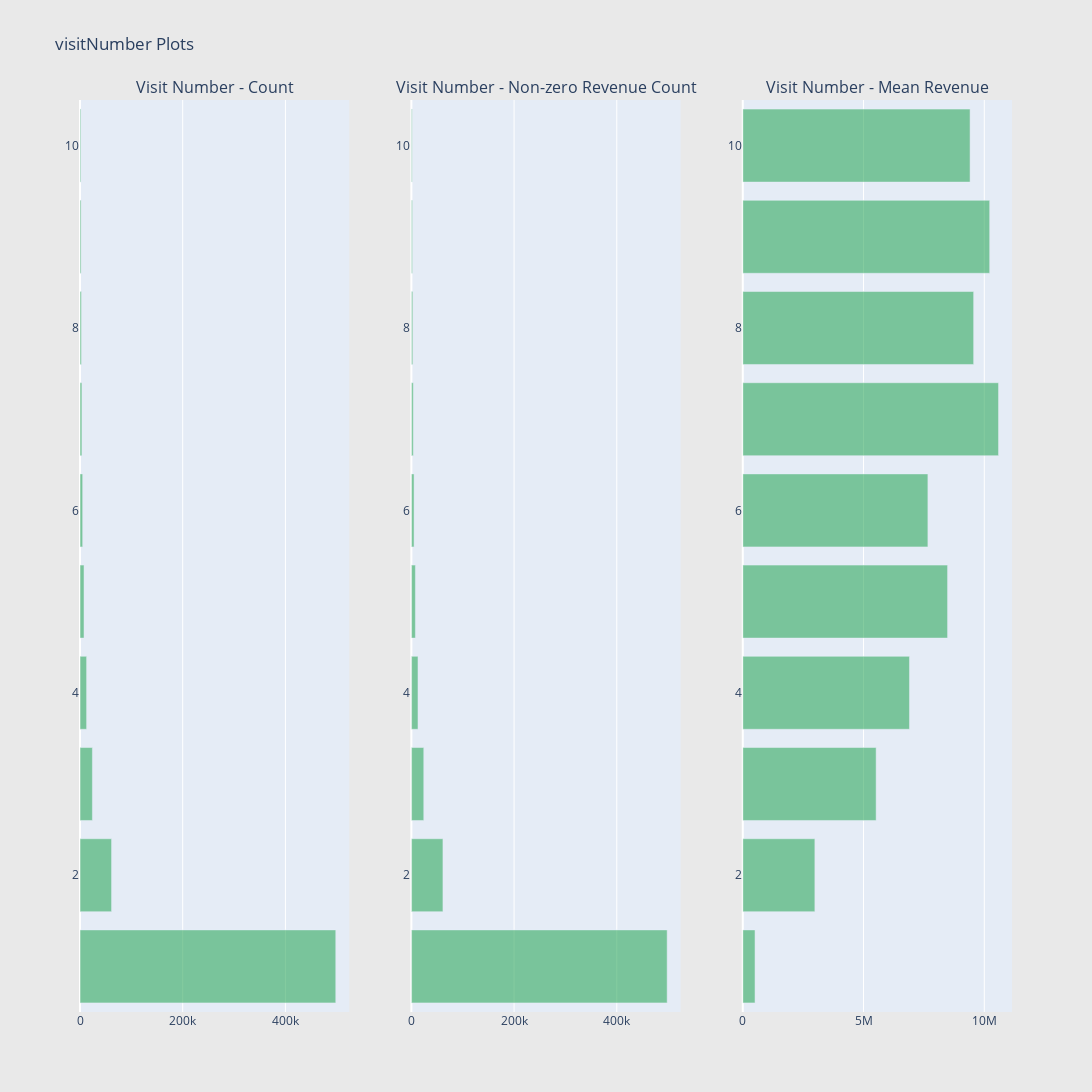

Notebook code cell kept with this figure:
### Code cell
cnt_srs = df.groupby('visitNumber')['totals_transactionRevenue'].agg(['size', 'count', 'mean'])
cnt_srs.columns = ["count", "count of non-zero revenue", "mean"]
cnt_srs = cnt_srs.sort_values(by="count", ascending=False)
trace1 = horizontal_bar_chart(cnt_srs["count"].head(10), 'rgba(50, 171, 96, 0.6)')
trace2 = horizontal_bar_chart(cnt_srs["count of non-zero revenue"].head(10), 'rgba(50, 171, 96, 0.6)')
trace3 = horizontal_bar_chart(cnt_srs["mean"].head(10), 'rgba(50, 171, 96, 0.6)')

# Creating two subplots
fig = tools.make_subplots(rows=1, cols=3, vertical_spacing=0.04, 
                          subplot_titles=["Visit Number - Count", "Visit Number - Non-zero Revenue Count", "Visit Number - Mean Revenue"])

fig.append_trace(trace1, 1, 1)
fig.append_trace(trace2, 1, 2)
fig.append_trace(trace3, 1, 3)


fig['layout'].update(height=1200, width=1200, paper_bgcolor='rgb(233,233,233)', title="visitNumber Plots")
iplot(fig, filename='visitNumber-plots')

### Figure 1 — Plotly figure (JSON) as saved in the notebook; plotly's stock layout.template omitted (floating-point values rounded to 4 significant figures)
{"data": [{"marker": {"color": "rgba(50, 171, 96, 0.6)"}, "orientation": "h", "showlegend": false, "type": "bar", "x": [1657, 2146, 2782, 3713, 5224, 7827, 12879, 24120, 61463, 498095], "xaxis": "x", "y": [10, 9, 8, 7, 6, 5, 4, 3, 2, 1], "yaxis": "y"}, {"marker": {"color": "rgba(50, 171, 96, 0.6)"}, "orientation": "h", "showlegend": false, "type": "bar", "x": [1657, 2146, 2782, 3713, 5224, 7827, 12879, 24120, 61463, 498095], "xaxis": "x2", "y": [10, 9, 8, 7, 6, 5, 4, 3, 2, 1], "yaxis": "y2"}, {"marker": {"color": "rgba(50, 171, 96, 0.6)"}, "orientation": "h", "showlegend": false, "type": "bar", "x": [9412000.0, 10220000.0, 9560000.0, 10590000.0, 7665000.0, 8480000.0, 6903000.0, 5522000.0, 2986000.0, 508100.0], "xaxis": "x3", "y": [10, 9, 8, 7, 6, 5, 4, 3, 2, 1], "yaxis": "y3"}], "layout": {"annotations": [{"font": {"size": 16}, "showarrow": false, "text": "Visit Number - Count", "x": 0.1444, "xanchor": "center", "xref": "paper", "y": 1, "yanchor": "bottom", "yref": "paper"}, {"font": {"size": 16}, "showarrow": false, "text": "Visit Number - Non-zero Revenue Count", "x": 0.5, "xanchor": "center", "xref": "paper", "y": 1, "yanchor": "bottom", "yref": "paper"}, {"font": {"size": 16}, "showarrow": false, "text": "Visit Number - Mean Revenue", "x": 0.8556, "xanchor": "center", "xref": "paper", "y": 1, "yanchor": "bottom", "yref": "paper"}], "height": 1200, "paper_bgcolor": "rgb(233,233,233)", "title": {"text": "visitNumber Plots"}, "width": 1200, "xaxis": {"anchor": "y", "domain": [0, 0.2889]}, "xaxis2": {"anchor": "y2", "domain": [0.3556, 0.6444]}, "xaxis3": {"anchor": "y3", "domain": [0.7111, 1]}, "yaxis": {"anchor": "x", "domain": [0, 1]}, "yaxis2": {"anchor": "x2", "domain": [0, 1]}, "yaxis3": {"anchor": "x3", "domain": [0, 1]}}}
